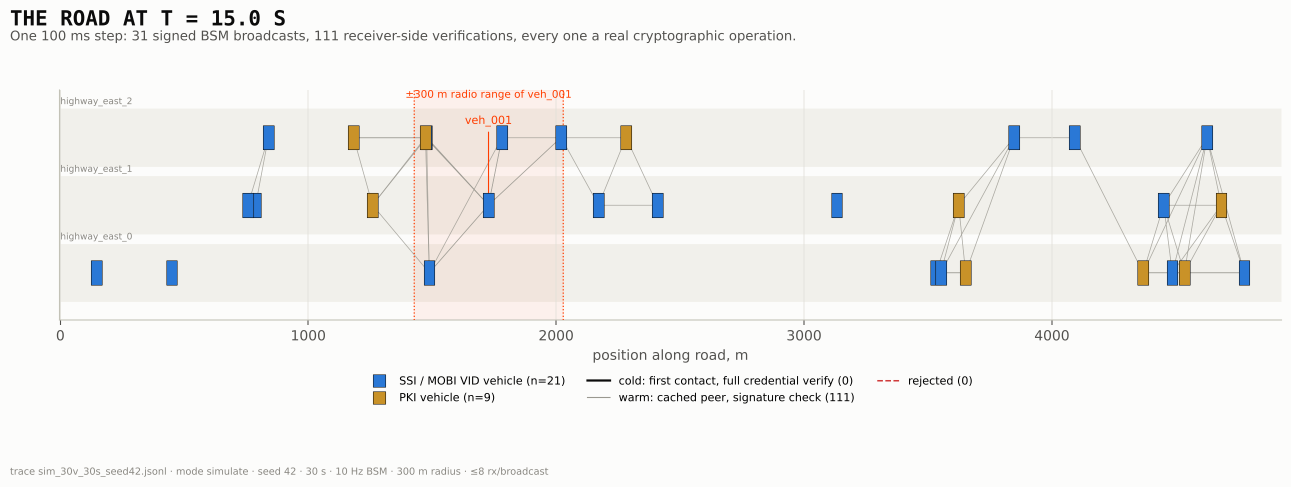
#> input picture docs/visual/figures/sim_30v_30s_seed42/F1_road_frame_t015.png, 2582 x 974 px, found by its file name (shown at 1/2 size)
$ python build_poster.py
#> lines starting #> are read from the running program, lines starting #| are printed output that depends on the picture
#!/usr/bin/env python3
"""A1 poster (594 x 841 mm, portrait) for the V2V identity visual layer (Phase 6).

    python3 docs/visual/poster/build_poster.py

Writes docs/visual/poster/cvin_v2v_poster_A1.pdf (vector text and layout; the
figures are the committed PNGs at their native resolution) and a 150 dpi PNG
preview. Layout from docs/visual/VISUAL_PHASES_PROMPTS.md Phase 6:
  - F1 road frame across the top as the hero, with the F3 latency strip as a band below it;
  - F2 and F5 side by side, and the attack board down the right;
  - the rogue findings, the mock/real table and the headline number, then F8 (cold stages) at the bottom.
Style: VISUAL_PLAN.md §4. No number on the poster is typed in unless it is a
register value (#27, #25) or a count from a committed trace (FIGURES.md).
"""
import pathlib

import matplotlib
matplotlib.use("Agg")
import matplotlib.image as mpimg  # noqa: E402
import matplotlib.pyplot as plt  # noqa: E402
from matplotlib.patches import FancyBboxPatch, Rectangle  # noqa: E402

ROOT = pathlib.Path(__file__).resolve().parents[3]
FIG = ROOT / "docs" / "visual" / "figures"
OUT = ROOT / "docs" / "visual" / "poster"

PAPER, INK, INK2, MUTED, GRID = "#fcfcfb", "#0b0b0b", "#52514e", "#898781", "#e1e0d9"
SSI, PKI, SPRAY = "#2a78d6", "#c99228", "#ff3d00"
MONO = "DejaVu Sans Mono"
SANS = "DejaVu Sans"

W_MM, H_MM = 594.0, 841.0
INCH = 25.4


def mm(x, y, w, h):
    """mm from top-left -> figure-fraction axes rect."""
    return [x / W_MM, 1 - (y + h) / H_MM, w / W_MM, h / H_MM]


def place(fig, path, x, y, w, h):
    im = mpimg.imread(path)
    ih, iw = im.shape[:2]
    ar = iw / ih
    # fit inside the box, top-left aligned
    if w / h > ar:
        w2, h2 = h * ar, h
    else:
        w2, h2 = w, w / ar
    ax = fig.add_axes(mm(x, y, w2, h2))
    ax.imshow(im, interpolation="lanczos")
    ax.axis("off")
    return h2


def text(fig, x, y, s, size, **kw):
    fig.text(x / W_MM, 1 - y / H_MM, s, fontsize=size, va="top", ha=kw.pop("ha", "left"),
             family=kw.pop("family", SANS), color=kw.pop("color", INK), **kw)


def main():
    plt.rcParams["pdf.fonttype"] = 42
    fig = plt.figure(figsize=(W_MM / INCH, H_MM / INCH), facecolor=PAPER)

    # --- title block (stencil voice) and the road motif
    text(fig, 30, 26, "SELF-SOVEREIGN IDENTITY\nFOR CONNECTED VEHICLES", 60, family=MONO, weight="bold",
         linespacing=1.05)
    text(fig, 30, 84, "Every V2V message signed. Every receiver verifying. The identity layer, shown.", 22,
         color=INK2)
    text(fig, 30, 95, "Nikhil Prakash  ·  MASc, Electrical and Computer Engineering, University of British Columbia",
         15, color=MUTED)
    motif = fig.add_axes(mm(410, 28, 154, 44))
    motif.set_xlim(0, 1); motif.set_ylim(0, 3); motif.axis("off")
    for i in range(3):
        motif.add_patch(Rectangle((0, i + 0.12), 1, 0.76, color="#2a2a27"))
    for fx, ln, s in [(0.05, 0, 1), (0.2, 1, 0), (0.33, 2, 1), (0.48, 0, 1), (0.6, 1, 1), (0.71, 2, 0),
                      (0.84, 0, 1), (0.9, 1, 1), (0.12, 2, 1)]:
        motif.add_patch(Rectangle((fx, ln + 0.33), 0.07, 0.34, color=SSI if s else PKI, ec=INK, lw=0.6))
    text(fig, 410, 75, "blue = SSI / MOBI VID (W3C credential, secp256k1)\nochre = PKI (X.509, ECDSA P-256)",
         11, color=MUTED, linespacing=1.3)

    # Each figure carries its own stencil title, so the poster adds no section headers.
    # Row 1, the hero: the road frame across the full width.
    y = 112
    y += place(fig, FIG / "sim_50v_20s_seed6" / "F1_road_frame_t015.png", 30, y, 534, 205) + 8
#> in place, im is the input picture: shape (974, 2582, 4) float32; mean R, G, B, A 0.967, 0.964, 0.945, 1
#> y = 321.4
    # Row 2: latency strip and attack board.
    h3 = place(fig, FIG / "sim_50v_20s_seed6" / "F3_latency_strip.png", 30, y, 372, 150)
#> call 2 of place, with x = 30, y = 321.4, w = 372, h = 150
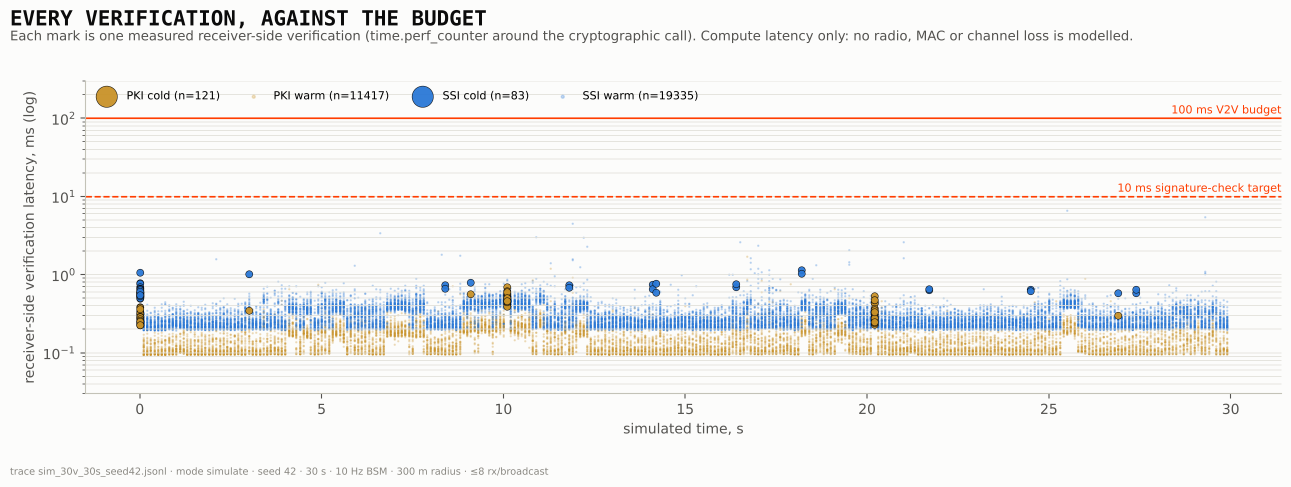
#> input picture docs/visual/figures/sim_30v_30s_seed42/F3_latency_strip.png, 2582 x 974 px, found by its file name (shown at 1/2 size)
#> in place, im is the input picture: shape (974, 2582, 4) float32; mean R, G, B, A 0.959, 0.957, 0.953, 1
#> h3 = 140.3
    h4 = place(fig, FIG / "sim_50v_20s_seed6" / "F4_attack_board.png", 412, y, 152, 150)
#> call 3 of place, with x = 412, y = 321.4, w = 152, h = 150
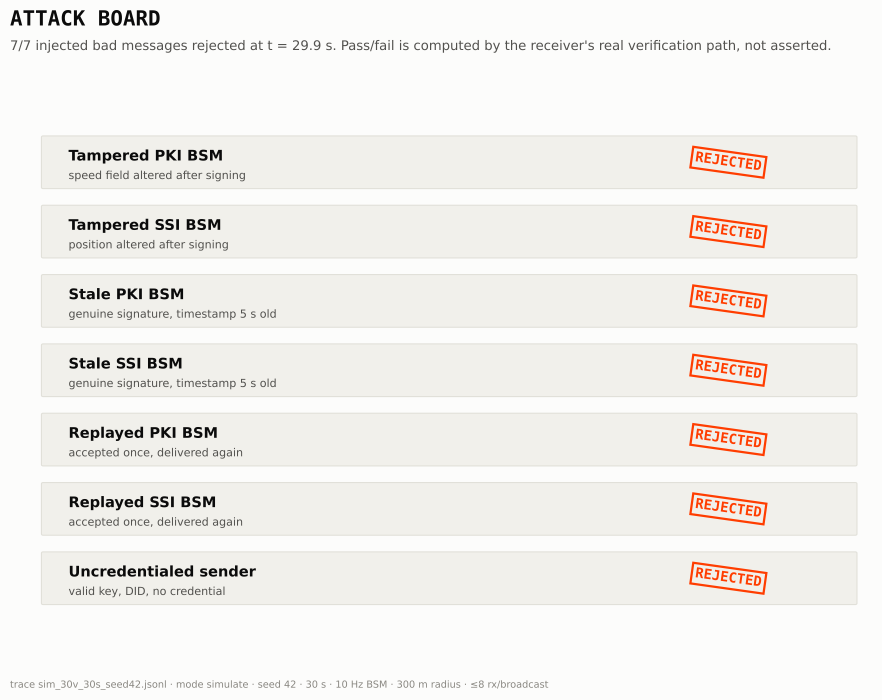
#> input picture docs/visual/figures/sim_30v_30s_seed42/F4_attack_board.png, 1764 x 1400 px, found by its file name (shown at 1/2 size)
#> in place, im is the input picture: shape (1400, 1764, 4) float32; mean R, G, B, A 0.969, 0.962, 0.922, 1
#> h4 = 120.6
    y += max(h3, h4) + 8
#> y = 469.8
    # Row 3: contact matrix and cold vs warm.
    h2 = place(fig, FIG / "sim_50v_20s_seed6" / "F2_contact_matrix_veh_045.png", 30, y, 263, 110)
#> call 4 of place, with x = 30, y = 469.8, w = 263, h = 110
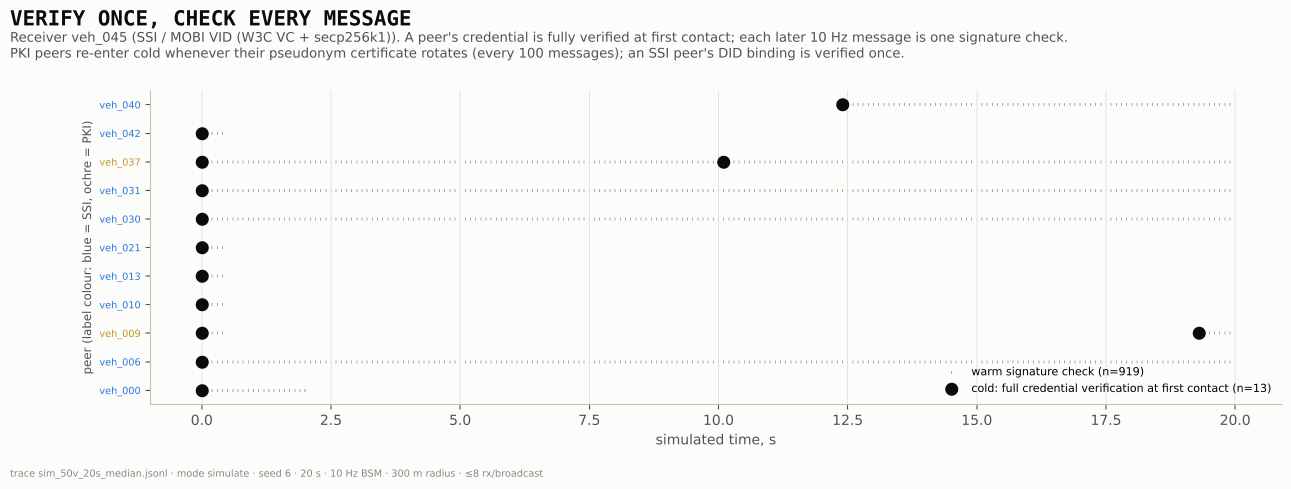
#> input picture docs/visual/figures/sim_50v_20s_median/F2_contact_matrix_veh_045.png, 2582 x 978 px, found by its file name (shown at 1/2 size)
#> in place, im is the input picture: shape (978, 2582, 4) float32; mean R, G, B, A 0.979, 0.979, 0.976, 1
#> h2 = 99.62
    h5 = place(fig, FIG / "sim_50v_20s_seed6" / "F5_cold_warm_hist.png", 301, y, 263, 110)
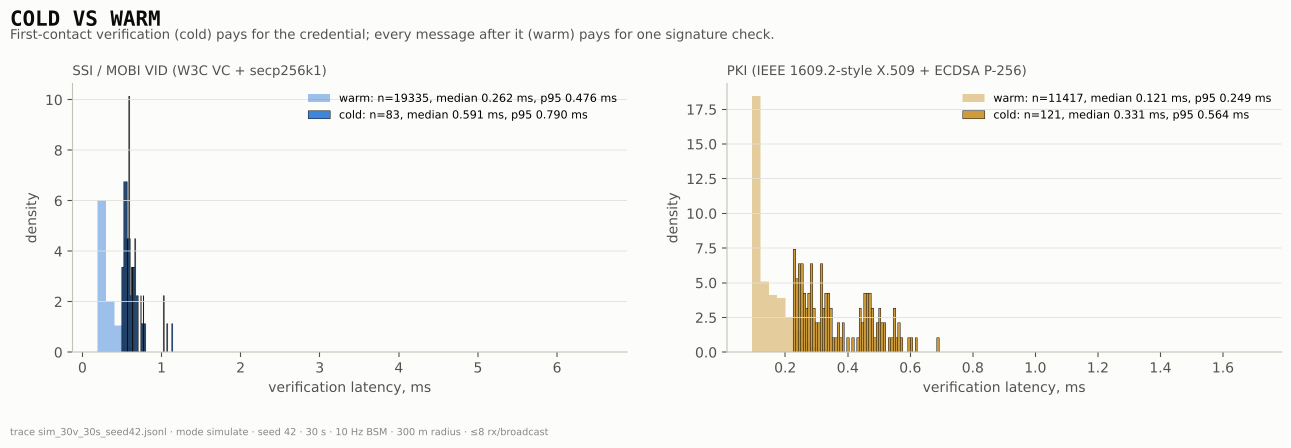
#> input picture docs/visual/figures/sim_30v_30s_seed42/F5_cold_warm_hist.png, 2582 x 895 px, found by its file name (shown at 1/2 size)
#> in place, im is the input picture: shape (895, 2582, 4) float32; mean R, G, B, A 0.974, 0.973, 0.967, 1
#> h5 = 91.16
    y += max(h2, h5) + 8
#> y = 577.4
    # Row 4: the rogue, the claims table and the headline number.
    hr = place(fig, FIG / "sim_50v_20s_seed6_rogue_replay" / "F9_rejections.png", 30, y, 263, 95)
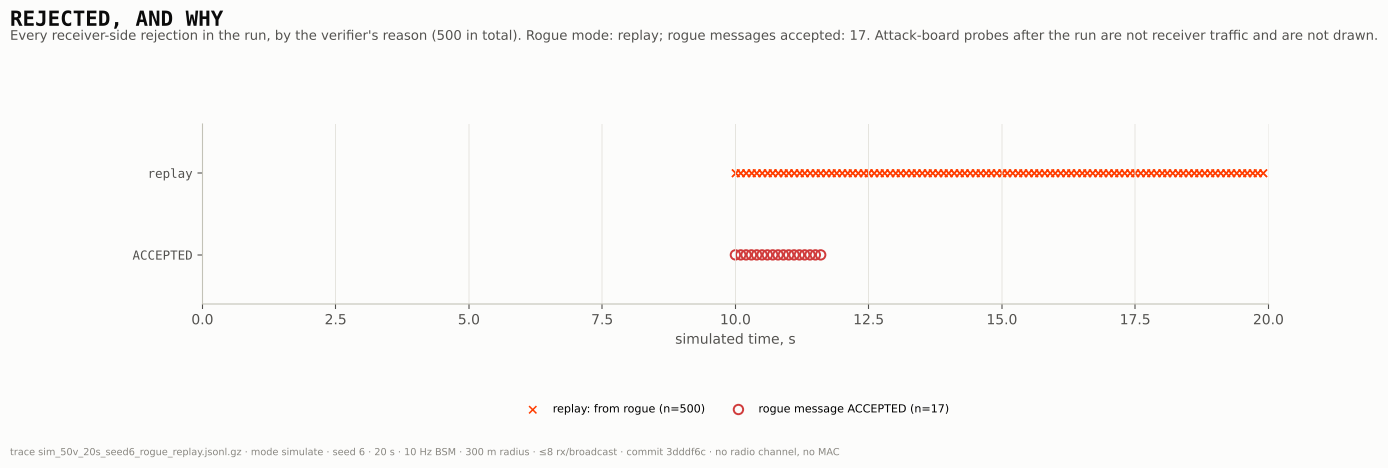
#> input picture docs/visual/figures/sim_50v_20s_seed6_rogue_replay/F9_rejections.png, 2776 x 935 px (shown at 1/2 size)
#> in place, im is the input picture: shape (935, 2776, 4) float32; mean R, G, B, A 0.989, 0.984, 0.98, 1
#> hr = 88.58
    text(fig, 30, y + hr + 4,
         "617 of 617 uncredentialed and 517 of 517 tampered rogue messages rejected.\n"
         "17 replays accepted: fresh genuine messages relayed to receivers that missed\n"
         "the original. Authenticity holds; reach is extended.",
         12, color=INK2, linespacing=1.35)
    tx = 305
    text(fig, tx, y, "WHAT THE PICTURES MAY CLAIM", 18, family=MONO, weight="bold")
    rows = [("Signing, verification", "real crypto, every message"),
            ("Latency on any axis", "real, perf_counter, compute only"),
            ("Vehicle motion", "mock model or SUMO 1.28 (TraCI)"),
            ("Radio channel", "mock: 8 nearest within 300 m"),
            ("The blockchain", "not in the V2V loop")]
    ry = y + 10
#> ry = 587.4
    for i, (a, b) in enumerate(rows):
        bx = fig.add_axes(mm(tx, ry + i * 11, 259, 10))
        bx.axis("off")
        bx.add_patch(FancyBboxPatch((0, 0), 1, 1, boxstyle="square,pad=0", fc="#f1f0eb" if i % 2 == 0 else PAPER,
                                    ec=GRID, lw=0.6, transform=bx.transAxes))
        text(fig, tx + 3, ry + i * 11 + 2.5, a, 12, weight="bold")
        text(fig, tx + 95, ry + i * 11 + 2.5, b, 12, color=INK2)
    sy = ry + 5 * 11 + 8
#> sy = 650.4
    text(fig, tx, sy, "0.142 ms", 40, family=MONO, weight="bold", color=SSI)
    text(fig, tx + 112, sy + 2, "SSI warm verify, median of 30 run-medians\n(register #27), against a 100 ms V2V budget",
         12, color=INK2, linespacing=1.3)
    # Row 5: where cold latency goes (stage timers; proportions only).
    y = max(y + hr + 26, sy + 24) + 10
#> y = 702
    place(fig, FIG / "sim_50v_20s_seed6_rogue_uncredentialed" / "F8_cold_stages.png", 30, y, 534, min(150, H_MM - 32 - y))

    # --- footer
    text(fig, 30, H_MM - 16,
         "Every figure regenerates from a committed trace: docs/visual/FIGURES.md · trace schema cvin-v2v-trace/1 · "
         "mock mobility unless marked SUMO · no radio channel or MAC modelled · interactive replay: docs/visual/replay/",
         11, color=MUTED)

    OUT.mkdir(parents=True, exist_ok=True)
    fig.savefig(OUT / "cvin_v2v_poster_A1.pdf", facecolor=PAPER)
    fig.savefig(OUT / "cvin_v2v_poster_A1_preview.png", dpi=60, facecolor=PAPER)
    print("wrote", OUT / "cvin_v2v_poster_A1.pdf")


if __name__ == "__main__":
#> (the run stopped early here; a loop or call above may not have finished)
